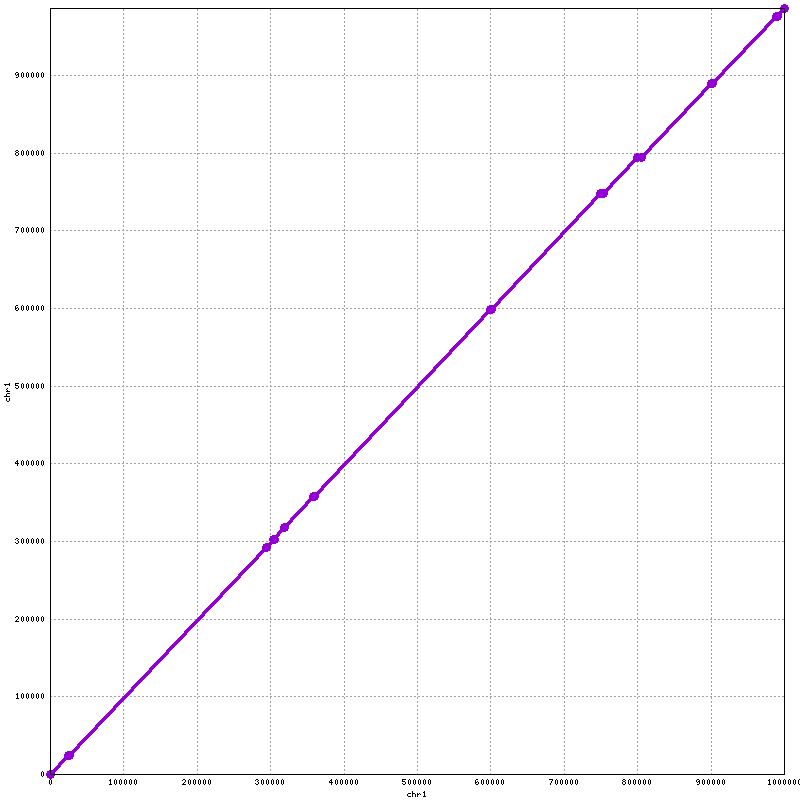

Here is the gnuplot script that generated this plot:
set terminal png tiny size 800,800
set output "check.png"
set size 1,1
set grid
unset key
set border 15
set tics scale 0
set xlabel "chr1"
set ylabel "chr1"
set format "%.0f"
if(GPVAL_VERSION < 5) { set mouse clipboardformat "[%.0f, %.0f]" }
set xrange [1:1000000]
set yrange [1:986464]
set style line 1  lt 1 lw 3 pt 6 ps 1
set style line 2  lt 3 lw 3 pt 6 ps 1
set style line 3  lt 2 lw 3 pt 6 ps 1
plot \
 "check.fplot" title "FWD" w lp ls 1, \
 "check.rplot" title "REV" w lp ls 2
